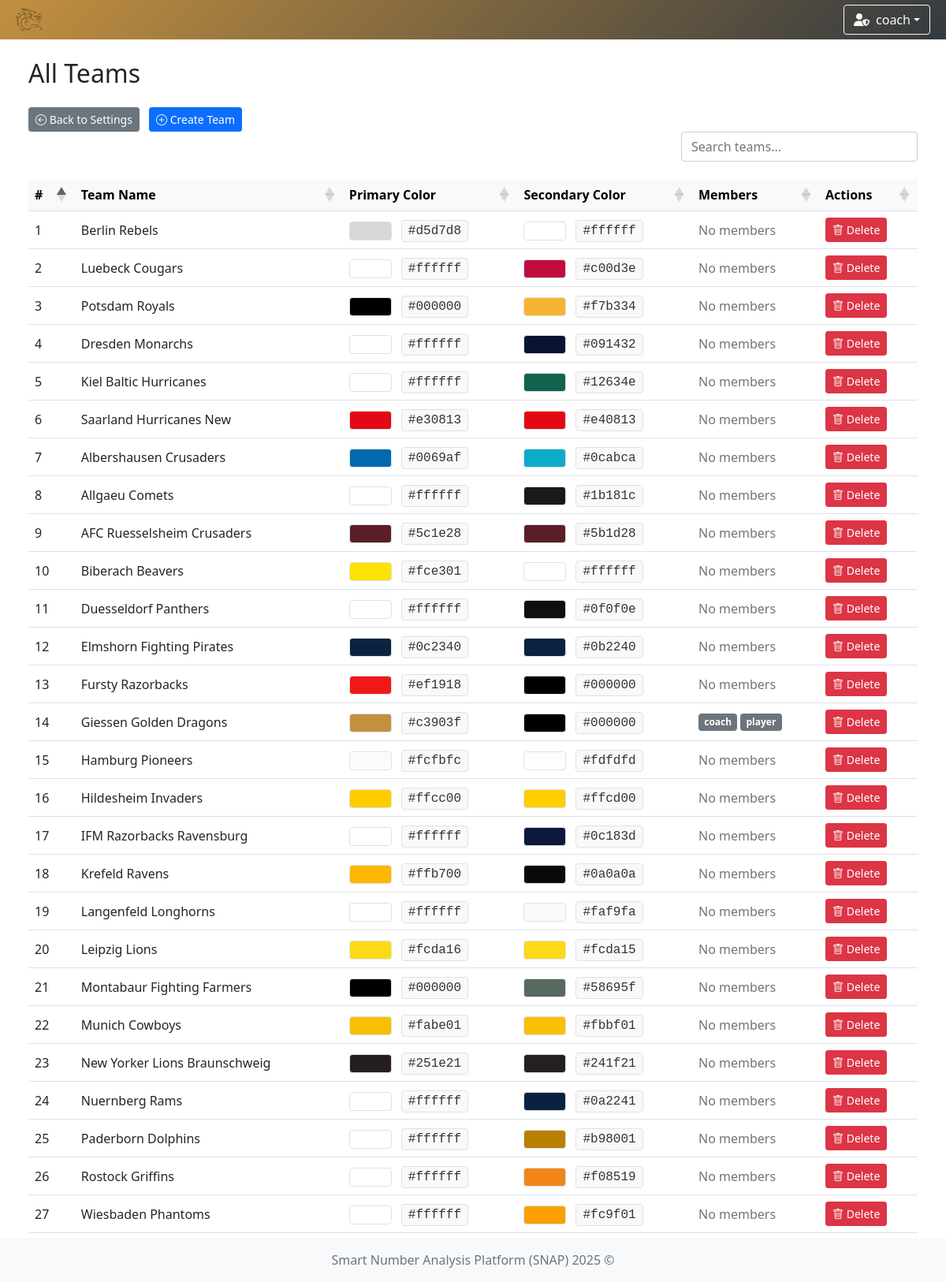
The page /team/list (signed in) on the database its author committed.
### app/models/team.py (models this page shows)
class TeamModel(db.Model):
    __tablename__ = 'teams'
    id = db.Column(db.Integer, primary_key=True)
    name = db.Column(db.String(100), nullable=False, unique=True)  # prevent duplicate team names
    icon = db.Column(db.String(300), nullable=False)  # longer path for future-proofing
    primary_color = db.Column(db.String(20), nullable=False)
    secondary_color = db.Column(db.String(20), nullable=False)

### app/models/user.py (models this page shows)
class UserModel(db.Model, UserMixin):
    __tablename__ = 'user'
    id = db.Column(db.Integer, primary_key=True)
    username = db.Column(db.String(80), unique=True, nullable=False)
    password = db.Column(db.String(120), nullable=False)
    role = db.Column(db.String(10), nullable=False, default='user')
    team_id = db.Column(db.Integer, db.ForeignKey('teams.id'))
    team = db.relationship('TeamModel', backref='users')

### app/controllers/team.py (the view)
@team_bp.route('/list')
def list_all_teams():
    teams = TeamModel.query.all()
    team_ids = [team.id for team in teams]
    if not team_ids:
        return render_template('team/show_teams.html', teams=[], team_members={})
    users = UserModel.query.filter(UserModel.team_id.in_(team_ids)).all()
    team_members = {}
    for user in users:
        team_members.setdefault(user.team_id, []).append(user)
    return render_template(
        'team/show_teams.html',
        teams=teams,
        team_members=team_members
    )

### app/controllers/user.py (called while the page is built)
    @staticmethod
    def load_user(user_id):
        return UserModel.query.get(int(user_id))

### run.py (called while the page is built)
    def _inject_context(self) -> None:
        @self.app.context_processor
        def inject_teams() -> dict:
            try:
                teams = TeamModel.query.all()
                return dict(teams=teams)
            except Exception as e:
                print(f"[!] Error injecting teams: {str(e)} ({type(e).__name__})")
                return dict(teams=[])

### app/templates/team/show_teams.html (shortened to what this page needs)
{% extends "system/base.html" %}
{% block content %}
<div class="container-fluid">
    <div class="row mb-4">
        <div class="col d-flex justify-content-between align-items-center">
            <h2 class="mb-0">All Teams</h2>
        </div>
    </div>
    <div>
        <a href="{{ url_for('settings') }}" class="btn btn-sm btn-secondary">
            <i class="bi bi-arrow-left-circle"></i> Back to Settings
        </a>
        {% if current_user.role == 'admin' %}
            <a href="{{ url_for('team.choose_creation_method') }}" class="btn btn-sm btn-primary">
                <i class="bi bi-plus-circle"></i> Create Team
            </a>
        {% endif %}
    </div>
    <div class="row mb-3">
        <div class="col d-flex justify-content-end">
            <input type="text" id="customSearch" class="form-control custom-search" placeholder="Search teams...">
        </div>
    </div>
    <div class="table-responsive">
        <table id="teamTable" class="table table-hover align-middle mb-0">
            <thead class="table-light">
            <tr>
                <th>#</th>
                <th>Team Name</th>
                <th>Primary Color</th>
                <th>Secondary Color</th>
                <th>Members</th>
                {% if current_user.role == 'admin' %}
                    <th>Actions</th>
                {% endif %}
            </tr>
            </thead>
            <tbody>
            {% if teams and teams|length > 0 %}
                {% for team in teams %}
                    <tr>
                        <td>{{ loop.index }}</td>
                        <td>{{ team.name }}</td>
                        <td>
                            {% set color = team.primary_color|lower %}
                            {% set badge_text_color = '#000' if color.startswith('#fff') or color == '' or color is none else '#fff' %}
                            <span class="badge border" style="background-color: {{ team.primary_color }}; color: {{ badge_text_color }};">
                            </span>
                            <span class="ms-2 px-2 py-1 border rounded" style="background-color: #f8f9fa; color: #333; font-family: monospace;">
                                {{ team.primary_color }}
                            </span>
                        </td>
                        <td>
                            {% set sec = team.secondary_color|lower %}
                            {% set sec_text = '#000' if sec.startswith('#fff') or sec == '' or sec is none else '#fff' %}
                            <span class="badge border" style="background-color: {{ team.secondary_color }}; color: {{ sec_text }};">
                            </span>
                            <span class="ms-2 px-2 py-1 border rounded" style="background-color: #f8f9fa; color: #333; font-family: monospace;">
                                {{ team.secondary_color }}
                            </span>
                        </td>
                        <td>
                            {% set members = team_members.get(team.id, []) %}
                            {% if members %}
                                <div class="d-flex flex-wrap gap-1">
                                    {% for user in members %}
                                        <span class="badge bg-secondary">{{ user.username }}</span>
                                    {% endfor %}
                                </div>
                            {% else %}
                                <span class="text-muted">No members</span>
                            {% endif %}
                        </td>
                        {% if current_user.role == 'admin' %}
                            <td>
                                <button type="button" class="btn btn-danger btn-sm"
                                        data-bs-toggle="modal"
                                        data-bs-target="#deleteModal"
                                        data-team-id="{{ team.id }}"
                                        data-team-name="{{ team.name }}">
                                    <i class="bi bi-trash"></i> Delete
                                </button>
                            </td>
                        {% endif %}
                    </tr>
                {% endfor %}
            {% endif %}
            </tbody>
        </table>
    </div>
</div>
{% endblock %}

### app/templates/system/base.html (shortened to what this page needs)
<!DOCTYPE html>
<html lang="en">
<head>
    <link href="https://cdn.jsdelivr.net/npm/bootstrap@5.1.3/dist/css/bootstrap.min.css" rel="stylesheet"/>
    <link rel="stylesheet" href="https://cdn.jsdelivr.net/npm/bootstrap-icons@1.11.3/font/bootstrap-icons.css"/>
    <link rel="stylesheet" href="https://cdnjs.cloudflare.com/ajax/libs/font-awesome/6.5.0/css/all.min.css"/>
    <link href="https://cdn.jsdelivr.net/npm/select2@4.1.0-rc.0/dist/css/select2.min.css" rel="stylesheet"/>
    <link href="https://cdn.jsdelivr.net/npm/select2-bootstrap-5-theme@1.3.0/dist/select2-bootstrap-5-theme.min.css" rel="stylesheet"/>
    <link href="https://cdn.datatables.net/1.13.6/css/dataTables.bootstrap5.min.css" rel="stylesheet"/>
    <link rel="stylesheet" href="https://cdn.datatables.net/fixedcolumns/4.3.0/css/fixedColumns.bootstrap5.min.css"/>
    <link rel="stylesheet" href="{{ url_for('static', filename='styles.css') }}"/>
</head>
<body class="{% block body_class %}{% endblock %}">
{% if current_user.is_authenticated %}
    {% set ns = namespace(navbar_color='background: linear-gradient(135deg, #4b6cb7, #182848);', team_found=False) %}
    {% if current_user.team %}
        {% set ns.navbar_color = 'background: linear-gradient(135deg, ' ~ current_user.team.primary_color ~ ', #343a40);' %}
        {% set ns.team_found = True %}
    {% endif %}
    <nav class="navbar navbar-expand-lg navbar-dark" style="{{ ns.navbar_color }}">
        <div class="container-fluid position-relative">
            <a class="navbar-brand d-flex align-items-center" href="{{ url_for('index') }}">
                {% if current_user.team and ns.team_found %}
                    <img class="team-logo" src="{{ current_user.team.icon }}" alt="{{ current_user.team.name }} logo"/>
                {% else %}
                    <a href="{{ url_for('game_options') }}" class="btn btn-outline-light me-2" title="Home">
                        <i class="fas fa-home"></i>
                    </a>
                {% endif %}
            </a>
            <div class="ms-auto d-flex align-items-center">
                <div class="dropdown me-2">
                    <button class="btn btn-outline-light dropdown-toggle d-flex align-items-center" type="button"
                            id="userDropdown" data-bs-toggle="dropdown" aria-expanded="false">
                        {% if current_user.role == 'admin' %}
                            <i class="fas fa-user-shield me-2"></i>
                        {% else %}
                            <i class="fas fa-user me-2"></i>
                        {% endif %}
                        {{ current_user.username }}
                    </button>
                </div>
            </div>
        </div>
    </nav>
{% endif %}
<div class="content-wrapper">
    <div class="container-fluid mt-4 px-4">
        <div id="toast-container" class="toast-container position-fixed bottom-0 end-0 p-3" style="z-index: 1100;">
        </div>
        {% block content %}{% endblock %}
    </div>
</div>
<footer class="footer mt-auto py-3 bg-light">
    <div class="container text-center">
        <span class="text-muted">Smart Number Analysis Platform (SNAP) 2025 ©</span>
    </div>
</footer>
</body>
</html>

### app/static/styles.css (style rules this page uses)
.navbar { transition: background-color 0.5s ease; height: 50px; }
.team-logo { animation: fadeIn 0.5s ease, pulse 1s ease-in-out; width: 50px; height: auto; }
html, body { height: 100%; margin: 0; padding: 0; }
body { display: flex; flex-direction: column; min-height: 100vh; }
.content-wrapper { flex: 1 0 auto; }
.footer { flex-shrink: 0; background-color: #f8f9fa; padding: 1rem 0; margin-top: auto; }
.table-responsive { margin-top: 0 !important; overflow-x: auto; }
.btn + .btn { margin-left: 0.5rem; }
.table-responsive { overflow-x: auto; }
.table th, .table td { white-space: nowrap; padding: 0.5rem; }
.table thead th { background-color: #f8f9fa; font-weight: bold; }

### app/templates/team/show_teams.html (style rules this page uses)
.table-responsive { overflow-x: auto; }
.table th, .table td { white-space: nowrap; padding: 0.5rem; }
.custom-search { max-width: 300px; background-color: transparent; border: 1px solid #ccc; transition: border-color 0.3s ease; }
.badge { font-size: 0.75rem; padding: 0.4em 0.6em; }

### rows shown on the page
TeamModel: team.icon (picture), name "Giessen Golden Dragons", primary_color "#c3903f", secondary_color "#000000"
UserModel: username "coach"
TeamModel: name "Berlin Rebels", primary_color "#d5d7d8", secondary_color "#ffffff", shows "No members"
TeamModel: name "Luebeck Cougars", primary_color "#ffffff", secondary_color "#c00d3e", shows "No members"
TeamModel: name "Potsdam Royals", primary_color "#000000", secondary_color "#f7b334", shows "No members"
TeamModel: name "Dresden Monarchs", primary_color "#ffffff", secondary_color "#091432", shows "No members"
TeamModel: name "Kiel Baltic Hurricanes", primary_color "#ffffff", secondary_color "#12634e", shows "No members"
TeamModel: name "Saarland Hurricanes New", primary_color "#e30813", secondary_color "#e40813", shows "No members"
TeamModel: name "Albershausen Crusaders", primary_color "#0069af", secondary_color "#0cabca", shows "No members"
TeamModel: name "Allgaeu Comets", primary_color "#ffffff", secondary_color "#1b181c", shows "No members"
TeamModel: name "AFC Ruesselsheim Crusaders", primary_color "#5c1e28", secondary_color "#5b1d28", shows "No members"
TeamModel: name "Biberach Beavers", primary_color "#fce301", secondary_color "#ffffff", shows "No members"
TeamModel: name "Duesseldorf Panthers", primary_color "#ffffff", secondary_color "#0f0f0e", shows "No members"
TeamModel: name "Elmshorn Fighting Pirates", primary_color "#0c2340", secondary_color "#0b2240", shows "No members"
TeamModel: name "Fursty Razorbacks", primary_color "#ef1918", secondary_color "#000000", shows "No members"
UserModel: username "player"
TeamModel: name "Hamburg Pioneers", primary_color "#fcfbfc", secondary_color "#fdfdfd", shows "No members"
TeamModel: name "Hildesheim Invaders", primary_color "#ffcc00", secondary_color "#ffcd00", shows "No members"
TeamModel: name "IFM Razorbacks Ravensburg", primary_color "#ffffff", secondary_color "#0c183d", shows "No members"
TeamModel: name "Krefeld Ravens", primary_color "#ffb700", secondary_color "#0a0a0a", shows "No members"
TeamModel: name "Langenfeld Longhorns", primary_color "#ffffff", secondary_color "#faf9fa", shows "No members"
TeamModel: name "Leipzig Lions", primary_color "#fcda16", secondary_color "#fcda15", shows "No members"
TeamModel: name "Montabaur Fighting Farmers", primary_color "#000000", secondary_color "#58695f", shows "No members"
TeamModel: name "Munich Cowboys", primary_color "#fabe01", secondary_color "#fbbf01", shows "No members"
TeamModel: name "New Yorker Lions Braunschweig", primary_color "#251e21", secondary_color "#241f21", shows "No members"
TeamModel: name "Nuernberg Rams", primary_color "#ffffff", secondary_color "#0a2241", shows "No members"
TeamModel: name "Paderborn Dolphins", primary_color "#ffffff", secondary_color "#b98001", shows "No members"
TeamModel: name "Rostock Griffins", primary_color "#ffffff", secondary_color "#f08519", shows "No members"
TeamModel: name "Wiesbaden Phantoms", primary_color "#ffffff", secondary_color "#fc9f01", shows "No members"
